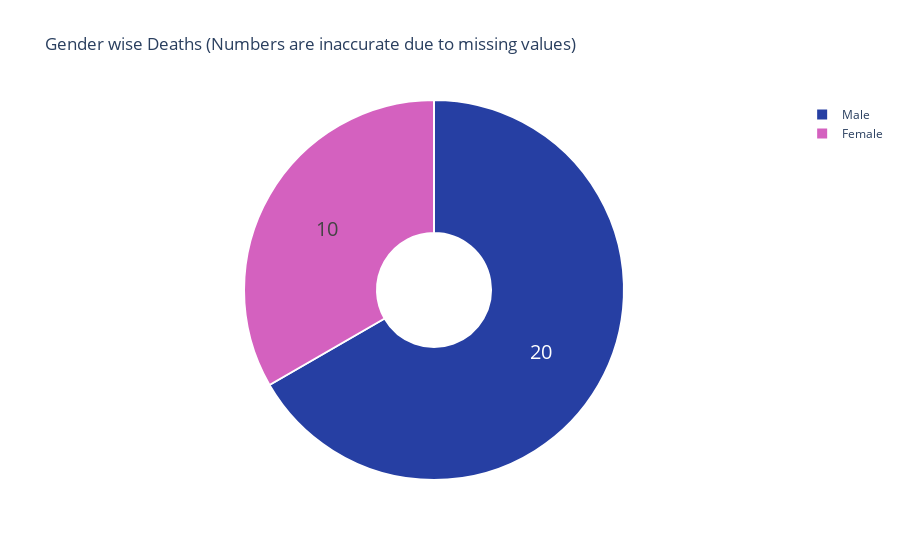

Write notebook code for a chart like this one.
### Code cell
#option
temp = p_df[['current_status','gender']].dropna()
dd = temp[temp['current_status'] == 'Deceased']
d_f = len(dd[dd['gender'] == 'F'])
d_m = len(dd[dd['gender'] == 'M'])
fig = go.Figure(data=[go.Pie(labels=['Male','Female'],
                             values= [d_m,d_f],hole =.3)])
fig.update_traces(hoverinfo='label+percent', textinfo='value', textfont_size=20,
                  marker=dict(colors=['#263fa3','#d461bf'], line=dict(color='#FFFFFF', width=2)))
fig.update_layout(title_text='Gender wise Deaths (Numbers are inaccurate due to missing values)',plot_bgcolor='rgb(275, 270, 273)')
fig.show()

### Figure 1 — Plotly figure (JSON) as saved in the notebook; plotly's stock layout.template omitted (floating-point values rounded to 4 significant figures)
{"data": [{"hole": 0.3, "hoverinfo": "label+percent", "labels": ["Male", "Female"], "marker": {"colors": ["#263fa3", "#d461bf"], "line": {"color": "#FFFFFF", "width": 2}}, "textfont": {"size": 20}, "textinfo": "value", "type": "pie", "values": [20, 10]}], "layout": {"plot_bgcolor": "rgb(275, 270, 273)", "title": {"text": "Gender wise Deaths (Numbers are inaccurate due to missing values)"}}}
